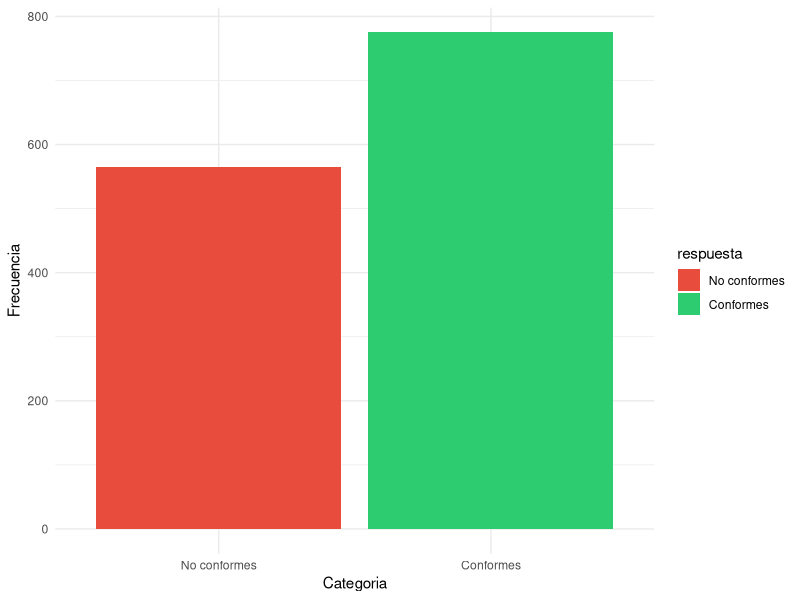
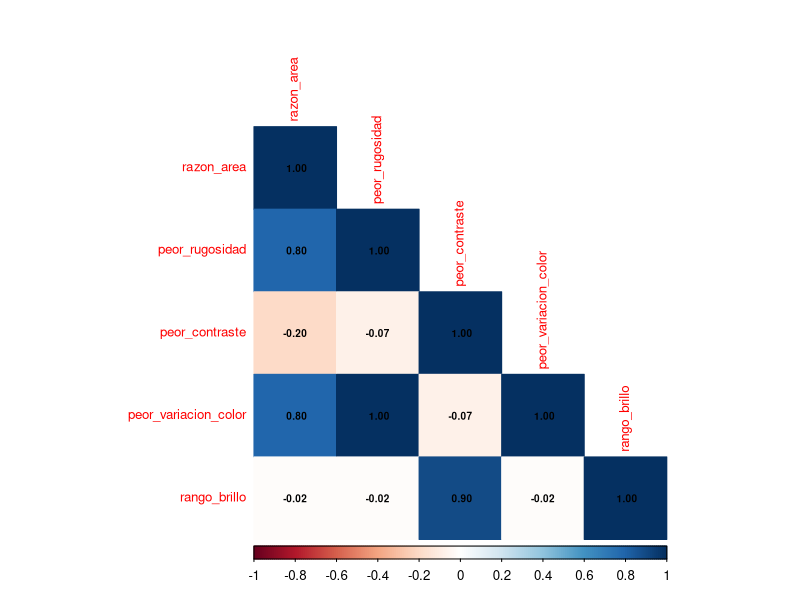
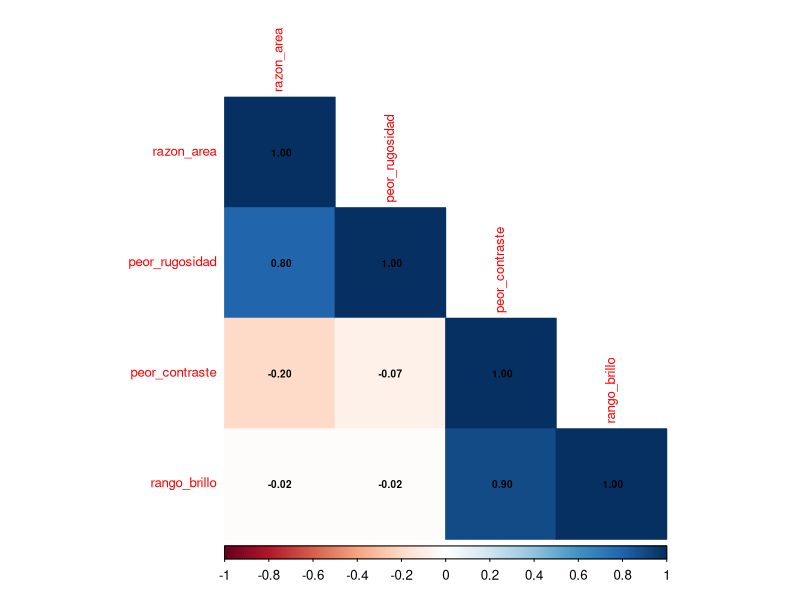
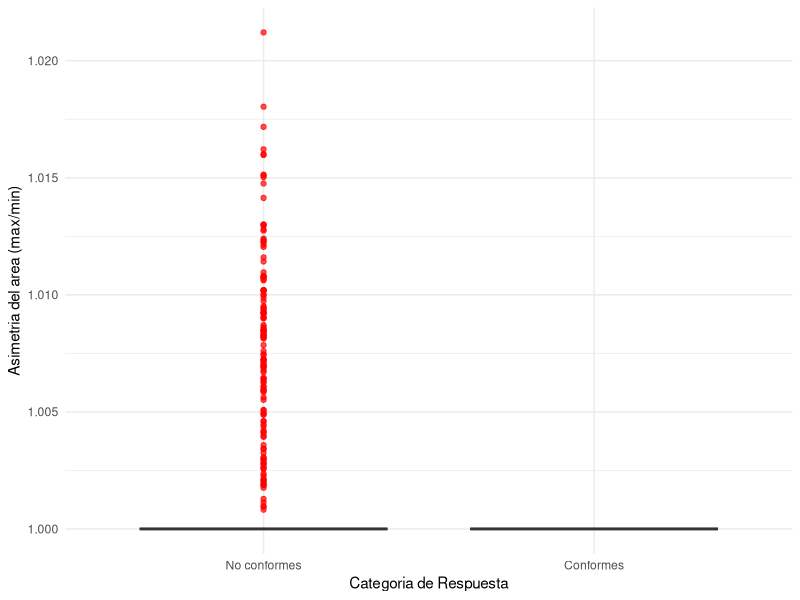
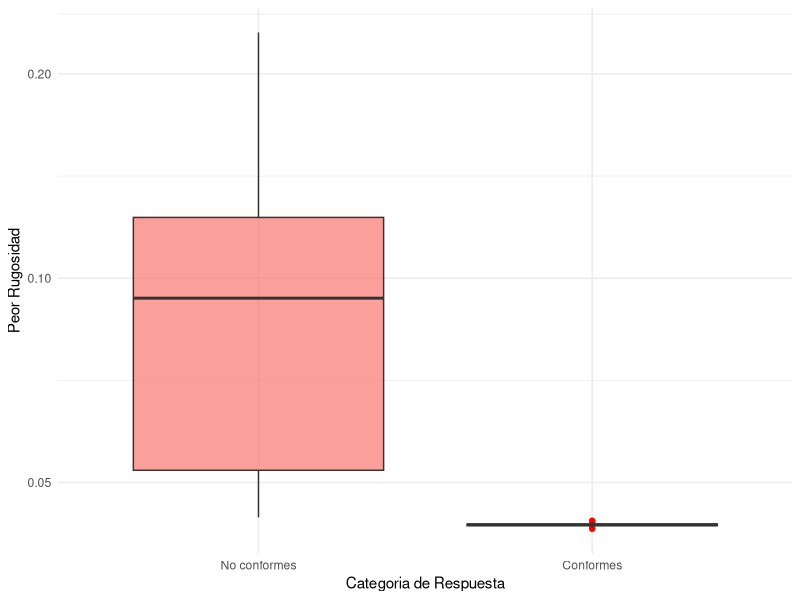
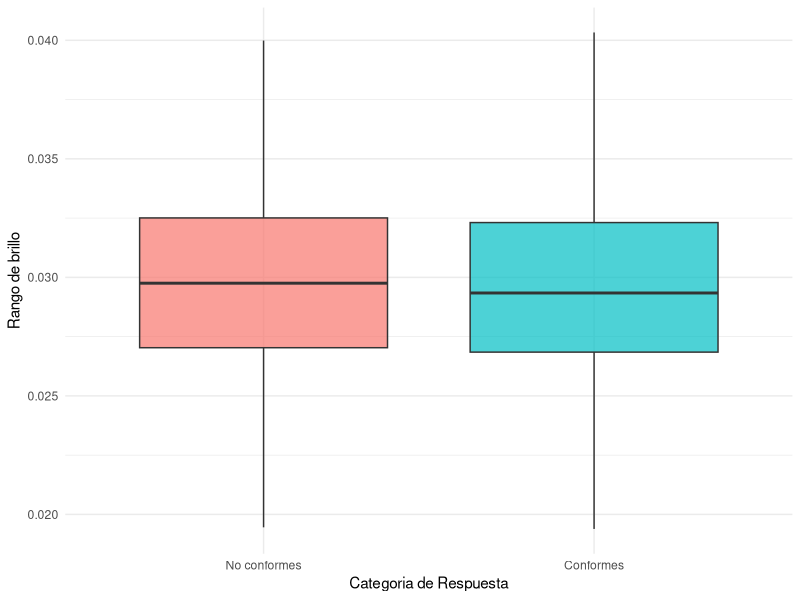
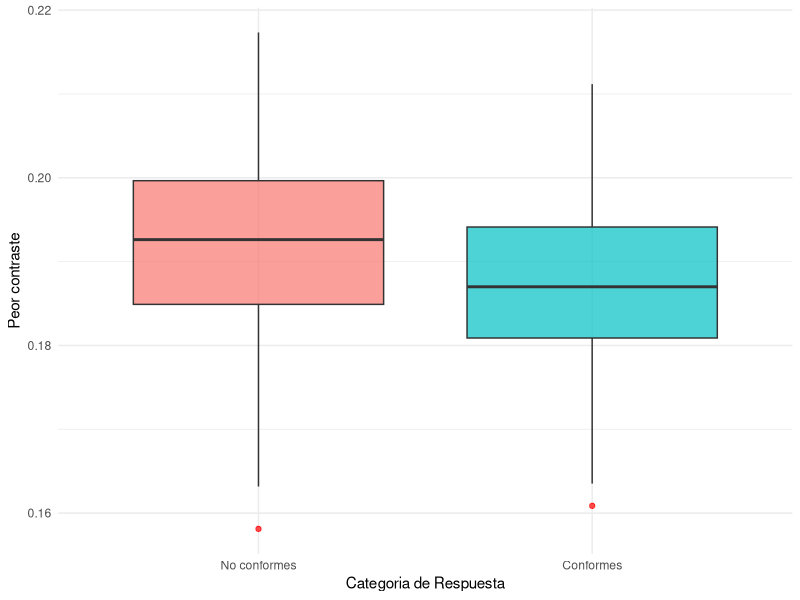
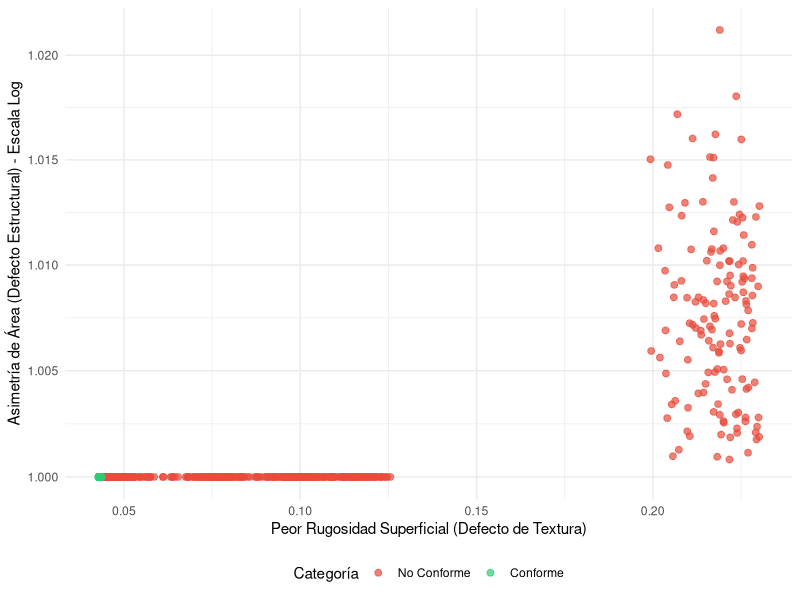

R code for these plots, in order:
library(here)
library(ggplot2)
library(corrplot)
library(dplyr)

df_espumas <- read.csv(here("data", "processed", "dataset_espumas.csv"))
str(df_espumas)

# dicotomizamos la variable de respuesta
df_espumas$respuesta[df_espumas$respuesta == "No conforme"] <- 0
df_espumas$respuesta[df_espumas$respuesta == "Conforme"] <- 1

str(df_espumas)
summary(df_espumas)

# verificacion del balanceo de clases: para este caso, no hay
ggplot(df_espumas, aes(x = respuesta, fill = respuesta)) + 
  geom_bar() + scale_x_discrete(labels = c("0" = "No conformes", "1" = "Conformes")) + 
  scale_fill_manual(values = c("0" = "#e74c3c", "1" = "#2ecc71"), labels = c("No conformes", "Conformes")) +
  labs(x = "Categoria", y = "Frecuencia") + theme_minimal()

# armando la matriz de correlacion
num_df_espumas <- df_espumas%>%select(razon_area, peor_rugosidad, peor_contraste, peor_variacion_color, rango_brillo)

correlaciones_1 <- cor(num_df_espumas)

# se nota que entre peor_variacion_color y razon_area hay una correlacion
# perfecta. Esto es porque las imagenes estan en escalas de grises
# por tanto son virtualmente identicas. Podemos quitarla
corrplot(correlaciones_1, method="color", type="lower", addCoef.col="black", tl.cex=0.8, number.cex=0.6)

df_espumas$peor_variacion_color <- NULL

# Recalculamos la matriz
num_df_espumas_2 <- df_espumas%>%select(razon_area, peor_rugosidad, peor_contraste, rango_brillo)

correlaciones_2 <- cor(num_df_espumas_2)

corrplot(correlaciones_2, method="color", type="lower", addCoef.col="black", tl.cex=0.8, number.cex=0.6)

# boxplot

# razon areas
ggplot(df_espumas, aes(x = respuesta, y = razon_area, fill = respuesta)) +
  geom_boxplot(alpha = 0.7, outlier.color = "red") +
  theme(legend.position = "none") + scale_x_discrete(labels = c("No conformes", "Conformes")) + 
  labs(x = "Categoria de Respuesta", y = "Asimetria del area (max/min)") + theme_minimal() + scale_fill_discrete(guide = "none")

# peor rugosidad
ggplot(df_espumas, aes(x = respuesta, y = peor_rugosidad, fill = respuesta)) +
  geom_boxplot(alpha = 0.7, outlier.color = "red") + scale_x_discrete(labels = c("No conformes", "Conformes")) +
  theme_minimal() + labs(x = "Categoria de Respuesta", y = "Peor Rugosidad") + scale_y_log10() + 
  theme(legend.position = "none")

# rango de brillo
ggplot(df_espumas, aes(x = respuesta, y = rango_brillo, fill = respuesta)) +
  geom_boxplot(alpha = 0.7, outlier.color = "red") + scale_x_discrete(labels = c("No conformes", "Conformes")) +
  theme_minimal() + labs(x = "Categoria de Respuesta", y = "Rango de brillo") +
  theme(legend.position = "none")

# peor contraste
ggplot(df_espumas, aes(x = respuesta, y = peor_contraste, fill = respuesta)) +
  geom_boxplot(alpha = 0.7, outlier.color = "red") + scale_x_discrete(labels = c("No conformes", "Conformes")) +
  theme_minimal() + labs(x = "Categoria de Respuesta", y = "Peor contraste") +
  theme(legend.position = "none")

# este scatterplot nos permite poner en las espumas conformes y no conformes
# en relacion con la peor rugosidad superficial y la asimetria de area
# de aqui sacamos que hay espumas No conformes que son en terminos de area simetricas
# pero se desplazan a la derecha por asimetria en la rugosidad, fallan por textura.
# Y hay espumas No conformes que aunque no terminan de ser lisas por completo, fallan 
# por rumputaras o variaciones fuertes en la razon de sus areas.
ggplot(df_espumas, aes(x = peor_rugosidad, y = razon_area, color = as.factor(respuesta))) + 
  geom_point(alpha = 0.7, size = 2) + scale_y_log10() +  theme_minimal() +
  labs(x = "Peor Rugosidad Superficial (Defecto de Textura)", y = "Asimetría de Área (Defecto Estructural) - Escala Log") +
  scale_color_manual(name = "Categoría", values = c("0" = "#e74c3c", "1" = "#2ecc71"), 
                     labels = c("0" = "No Conforme", "1" = "Conforme")) +
  theme(legend.position = "bottom")
